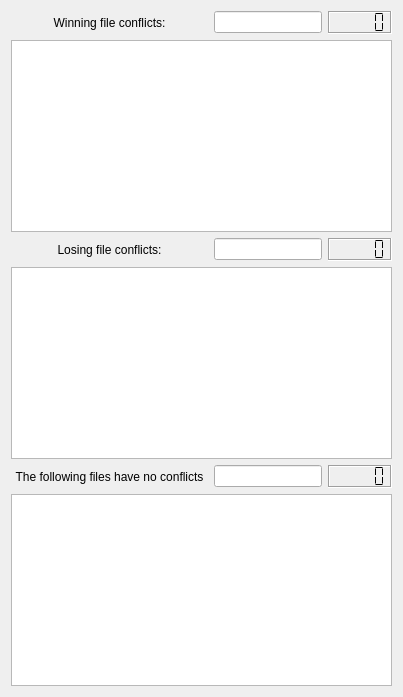
         <widget class="QWidget" name="tab">
          <attribute name="title">
           <string>General</string>
          </attribute>
          <layout class="QVBoxLayout" name="verticalLayout_12">
           <item>
            <widget class="QWidget" name="widget" native="true">
             <property name="minimumSize">
              <size>
               <width>0</width>
               <height>100</height>
              </size>
             </property>
             <layout class="QVBoxLayout" name="verticalLayout_11" stretch="0,1,0,1,0,1,0">
              <property name="leftMargin">
               <number>0</number>
              </property>
              <property name="topMargin">
               <number>0</number>
              </property>
              <property name="rightMargin">
               <number>0</number>
              </property>
              <property name="bottomMargin">
               <number>0</number>
              </property>
              <item>
               <layout class="QVBoxLayout" name="overwriteRoot">
                <item>
                 <layout class="QHBoxLayout" name="overwriteHeader" stretch="1,0,0">
                  <item>
                   <widget class="QToolButton" name="overwriteExpander">
                    <property name="sizePolicy">
                     <sizepolicy hsizetype="Preferred" vsizetype="Preferred">
                      <horstretch>0</horstretch>
                      <verstretch>0</verstretch>
                     </sizepolicy>
                    </property>
                    <property name="toolTip">
                     <string>Files that exist in other mods but are overwritten by this mod</string>
                    </property>
                    <property name="styleSheet">
                     <string notr="true">border: none;
text-align: left;</string>
                    </property>
                    <property name="text">
                     <string>Winning file conflicts:</string>
                    </property>
                   </widget>
                  </item>
                  <item>
                   <widget class="QLineEdit" name="overwriteLineEdit"/>
                  </item>
                  <item>
                   <widget class="LCDNumber" name="overwriteCount">
                    <property name="frameShadow">
                     <enum>QFrame::Sunken</enum>
                    </property>
                    <property name="lineWidth">
                     <number>1</number>
                    </property>
                    <property name="segmentStyle">
                     <enum>QLCDNumber::Flat</enum>
                    </property>
                   </widget>
                  </item>
                 </layout>
                </item>
               </layout>
              </item>
              <item>
               <widget class="QTreeView" name="overwriteTree">
                <property name="contextMenuPolicy">
                 <enum>Qt::CustomContextMenu</enum>
                </property>
                <property name="toolTip">
                 <string>Files that exist in other mods but are overwritten by this mod</string>
                </property>
                <property name="alternatingRowColors">
                 <bool>true</bool>
                </property>
                <property name="selectionMode">
                 <enum>QAbstractItemView::ExtendedSelection</enum>
                </property>
                <property name="textElideMode">
                 <enum>Qt::ElideLeft</enum>
                </property>
                <property name="uniformRowHeights">
                 <bool>true</bool>
                </property>
                <property name="sortingEnabled">
                 <bool>true</bool>
                </property>
               </widget>
              </item>
              <item>
               <layout class="QVBoxLayout" name="overwrittenRoot">
                <item>
                 <layout class="QHBoxLayout" name="overwrittenHeader" stretch="1,0,0">
                  <item>
                   <widget class="QToolButton" name="overwrittenExpander">
                    <property name="sizePolicy">
                     <sizepolicy hsizetype="Preferred" vsizetype="Preferred">
                      <horstretch>0</horstretch>
                      <verstretch>0</verstretch>
                     </sizepolicy>
                    </property>
                    <property name="toolTip">
                     <string>Files that are unused because they are overwritten by other mods</string>
                    </property>
                    <property name="styleSheet">
                     <string notr="true">border: none;
text-align: left;</string>
                    </property>
                    <property name="text">
                     <string>Losing file conflicts:</string>
                    </property>
                   </widget>
                  </item>
                  <item>
                   <widget class="QLineEdit" name="overwrittenLineEdit"/>
                  </item>
                  <item>
                   <widget class="LCDNumber" name="overwrittenCount">
                    <property name="frameShadow">
                     <enum>QFrame::Sunken</enum>
                    </property>
                    <property name="segmentStyle">
                     <enum>QLCDNumber::Flat</enum>
                    </property>
                   </widget>
                  </item>
                 </layout>
                </item>
               </layout>
              </item>
              <item>
               <widget class="QTreeView" name="overwrittenTree">
                <property name="contextMenuPolicy">
                 <enum>Qt::CustomContextMenu</enum>
                </property>
                <property name="toolTip">
                 <string>Files that are unused because they are overwritten by other mods</string>
                </property>
                <property name="alternatingRowColors">
                 <bool>true</bool>
                </property>
                <property name="selectionMode">
                 <enum>QAbstractItemView::ExtendedSelection</enum>
                </property>
                <property name="textElideMode">
                 <enum>Qt::ElideLeft</enum>
                </property>
                <property name="uniformRowHeights">
                 <bool>true</bool>
                </property>
                <property name="sortingEnabled">
                 <bool>true</bool>
                </property>
               </widget>
              </item>
              <item>
               <layout class="QVBoxLayout" name="noConflictRoot">
                <item>
                 <layout class="QHBoxLayout" name="noConflictHeader" stretch="1,0,0">
                  <item>
                   <widget class="QToolButton" name="noConflictExpander">
                    <property name="sizePolicy">
                     <sizepolicy hsizetype="Preferred" vsizetype="Preferred">
                      <horstretch>0</horstretch>
                      <verstretch>0</verstretch>
                     </sizepolicy>
                    </property>
                    <property name="toolTip">
                     <string>Files that have no conflicts</string>
                    </property>
                    <property name="styleSheet">
                     <string notr="true">border: none;
text-align: left;</string>
                    </property>
                    <property name="text">
                     <string>The following files have no conflicts</string>
                    </property>
                   </widget>
                  </item>
                  <item>
                   <widget class="QLineEdit" name="noConflictLineEdit"/>
                  </item>
                  <item>
                   <widget class="LCDNumber" name="noConflictCount">
                    <property name="frameShadow">
                     <enum>QFrame::Sunken</enum>
                    </property>
                    <property name="segmentStyle">
                     <enum>QLCDNumber::Flat</enum>
                    </property>
                   </widget>
                  </item>
                 </layout>
                </item>
               </layout>
              </item>
              <item>
               <widget class="QTreeView" name="noConflictTree">
                <property name="contextMenuPolicy">
                 <enum>Qt::CustomContextMenu</enum>
                </property>
                <property name="toolTip">
                 <string>Files that have no conflicts</string>
                </property>
                <property name="alternatingRowColors">
                 <bool>true</bool>
                </property>
                <property name="selectionMode">
                 <enum>QAbstractItemView::ExtendedSelection</enum>
                </property>
                <property name="textElideMode">
                 <enum>Qt::ElideLeft</enum>
                </property>
                <property name="uniformRowHeights">
                 <bool>true</bool>
                </property>
                <property name="sortingEnabled">
                 <bool>true</bool>
                </property>
               </widget>
              </item>
              <item>
               <spacer name="verticalSpacer">
                <property name="orientation">
                 <enum>Qt::Vertical</enum>
                </property>
                <property name="sizeHint" stdset="0">
                 <size>
                  <width>20</width>
                  <height>0</height>
                 </size>
                </property>
               </spacer>
              </item>
             </layout>
            </widget>
           </item>
          </layout>
         </widget>
